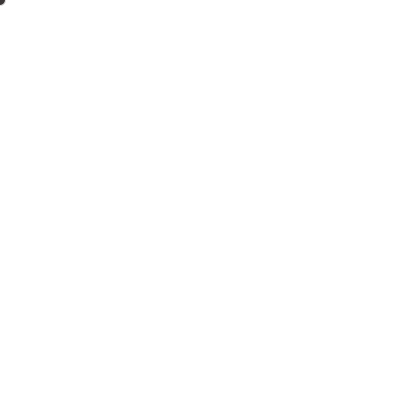
Frame 1 (no input)
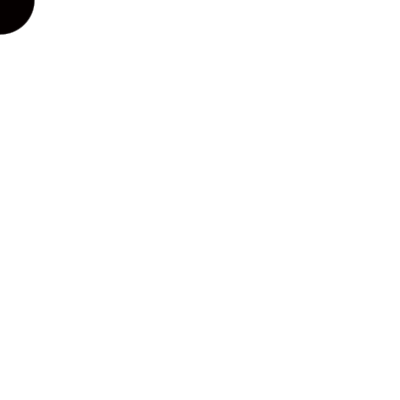
Frame 60 (the mouse pressed at the canvas centre just before this capture)
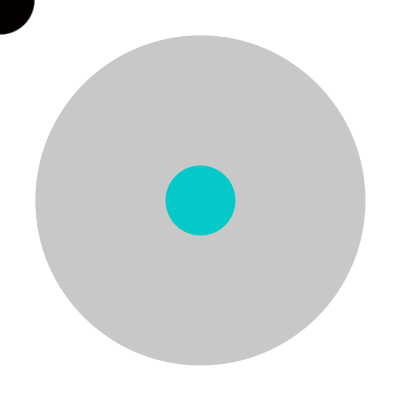
Frame 120 (the mouse held since frame 60 and released just before this capture)

The Processing sketch that drew these frames (run headless with seeded random() and noise(); from frame 60 on, the mouse is pressed at the canvas centre):

// Processing sketch: processing_102039
// ── processing_102039.pde

float circlewidth = 10;
float circleheight = 10;

void setup()
{
  size(400, 400);
  background(255);
}

void draw()
{
   //fill(mouseX,mouseY,mouseX,250); //pink, green palette
   fill(5,mouseY,mouseX,200); //blue, green palette
    stroke(mouseX);
    strokeWeight(mouseY);
  //ellipse(width/2, height/2, circlewidth,circleheight); //fixed growing circle in center
  //"wormhole version" follows
  ellipse(mouseX, mouseY, circlewidth,circleheight);
  circlewidth = circlewidth + 1;
  circleheight = circleheight + 1;
  if (circlewidth > 400 && circleheight > 400) {
      circlewidth = 10;
      circleheight = 10;
        }
}

void mouseDragged()
{
   ellipse(width/2, height/2, circlewidth,circleheight); //twinned fixed growing circle appears in center
  circlewidth = circlewidth + 1;
 circleheight = circleheight + 1;
  if (circlewidth > 400 && circleheight > 400) {
      circlewidth = 10;
      circleheight = 10;
        }
}

void mousePressed()
{
   ellipse(mouseX, mouseY, circlewidth,circleheight);
  circlewidth = circlewidth + 1;
circleheight = circleheight + 1;
  if (circlewidth > 400 && circleheight > 400) {
      circlewidth = 10;
      circleheight = 10;
        } 
}

void mouseReleased()
{
  circlewidth = 0;
  circleheight = 0;
}
